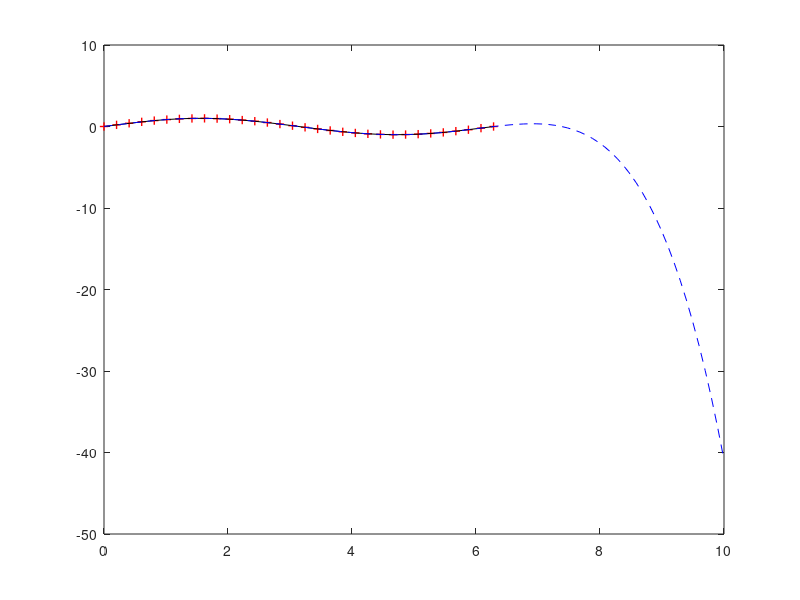

The MATLAB source for this figure:
clear
close all
clc

% Discrete samples

n = 32;
t = linspace(0,2*pi,n);
f = sin(t);

% Polynomial Reconstruction

O = 5;
coeff = polyfit(t,f,O);
f_rec = polyval(coeff,t);
n_2 = 100;
t_extend = linspace(0,10,n_2);
f_rec_ext = polyval(coeff,t_extend);

figure(1)
plot(t,f,'+r','MarkerFaceColor','r','LineWidth',1)
hold on
plot(t,f_rec,'-k')
plot(t_extend,f_rec_ext,'--b')